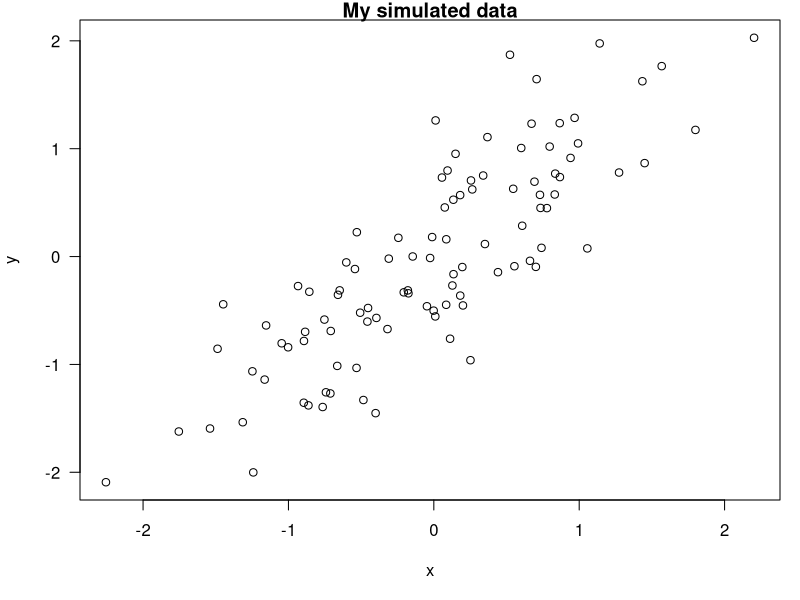

R code for this plot:
## ---- chunk 1
library(knitr)
opts_chunk$set(echo = FALSE, results = "hide")
## ---- chunk 2
x <- rnorm(100); y <- x + rnorm(100, sd = 0.5)
## ---- chunk 3
par(mar = c(5,4,1,1), las = 1)
plot(x, y, main = "My simulated data")
